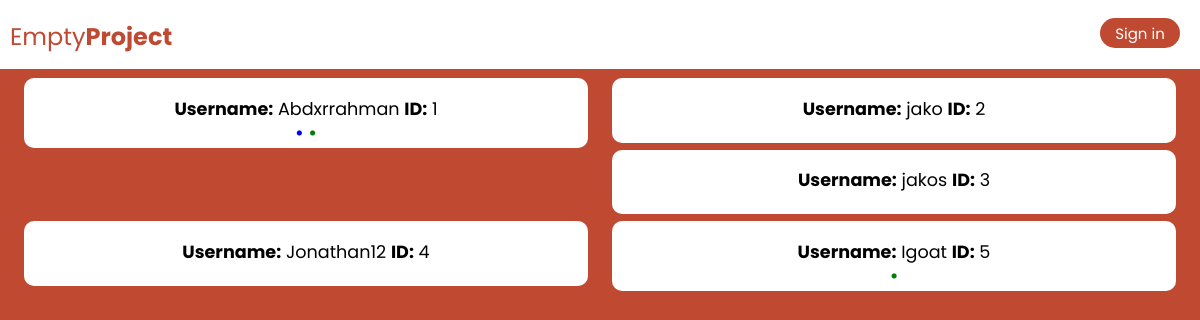
The page /database on the database as committed earlier.
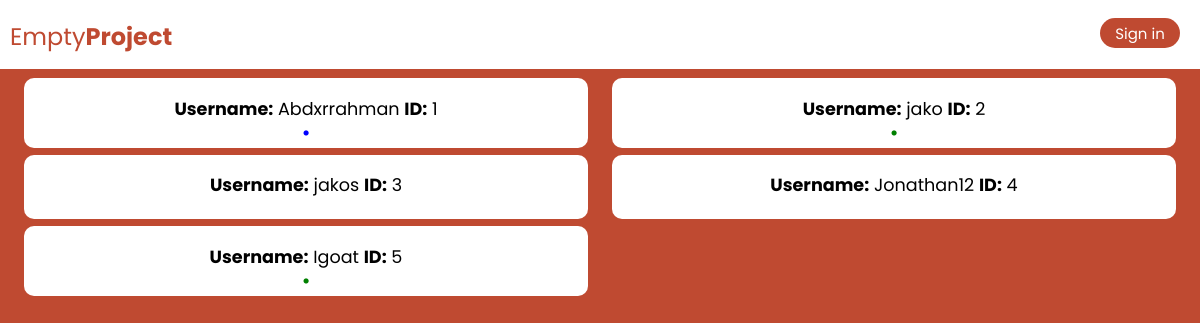
The same page on the database as committed later.
### webserver.py (models this page shows)
class User(UserMixin, db.Model):
    id = db.Column(db.Integer, primary_key=True)
    name = db.Column(db.String(50), unique=True)
    password = db.Column(db.Integer)
    date_created = db.Column(db.DateTime, default=datetime.now)
    online = db.Column(db.Boolean, default=False);

### webserver.py (the view)
@app.route('/database')
def get_users():
    users = User.query.order_by(User.id).all()
    return render_template("users.html", users=users)

### templates/users.html (shortened to what this page needs)
<!DOCTYPE html>
<html lang="en" dir="ltr">
  <head>
    <link rel="stylesheet" href="{{ url_for('static', filename='styles/style.css') }}">
  </head>
  <body>
    {% include "navbar.html" %}
    {% for user in users %}
      <div class="ur" style="float: left; margin-bottom: 7px;">
        <p style="margin-bottom: -5px;"><strong>Username:</strong> {{ user.name }} <strong>ID:</strong> {{ user.id }}</p>
        {% if user.name == "Abdxrrahman" %}
          <a style="color: blue; font-size: 120%;">•</a>
        {% endif %}
        {% if user.online %}
          <a style="color: green; font-size: 120%;">•</a>
        {% endif %}
        <br>
      </div>
    {% endfor %}
  </body>
</html>

### templates/navbar.html (shortened to what this page needs)
<!DOCTYPE html>
<html lang="en" dir="ltr">
  <head>
    <link rel="stylesheet" href="{{ url_for('static', filename='styles/style.css') }}">
  </head>
  <body>
    <div class="nb">
      <p class="lt">Empty<strong>Project</strong></p>
      {% if current_user.is_authenticated == False %}
        <button class="lrb" type="button" name="button"><a href="authorize">Sign in</a></button>
      {% endif %}
    </div>
  </body>
</html>

### static/styles/style.css (style rules this page uses)
body { position: relative; padding: 0; margin: 0; height: auto; width: 100%; font-family: 'Poppins', sans-serif; background-color: #bf4a31; }
a { text-decoration: none; text-decoration-style: none; color: #bf4a31; }
.nb { margin-top: -25px; height: 70px; background-color: white; }
.lt { padding-top: 20px; padding-left: 10px; font-size: 150%; color: #bf4a31; }
.lrb { margin-right: 20px; width: 80px; height: 30px; float: right; margin-top: -60px; border: 0; background-color: #bf4a31; color: white; font-family: 'Poppins', sans-serif; font-size: 15px; border-radius: 20px; }
.lrb a { color: white; }
.ur { margin-left: 2%; width: 47%; height: auto; background-color: white; text-align: center; font-size: 110%; border-radius: 10px; }

Rows that differ between the two databases and show on the page:
changed User "Abdxrrahman": no longer shows "•"
changed User "jako": now shows "•"
